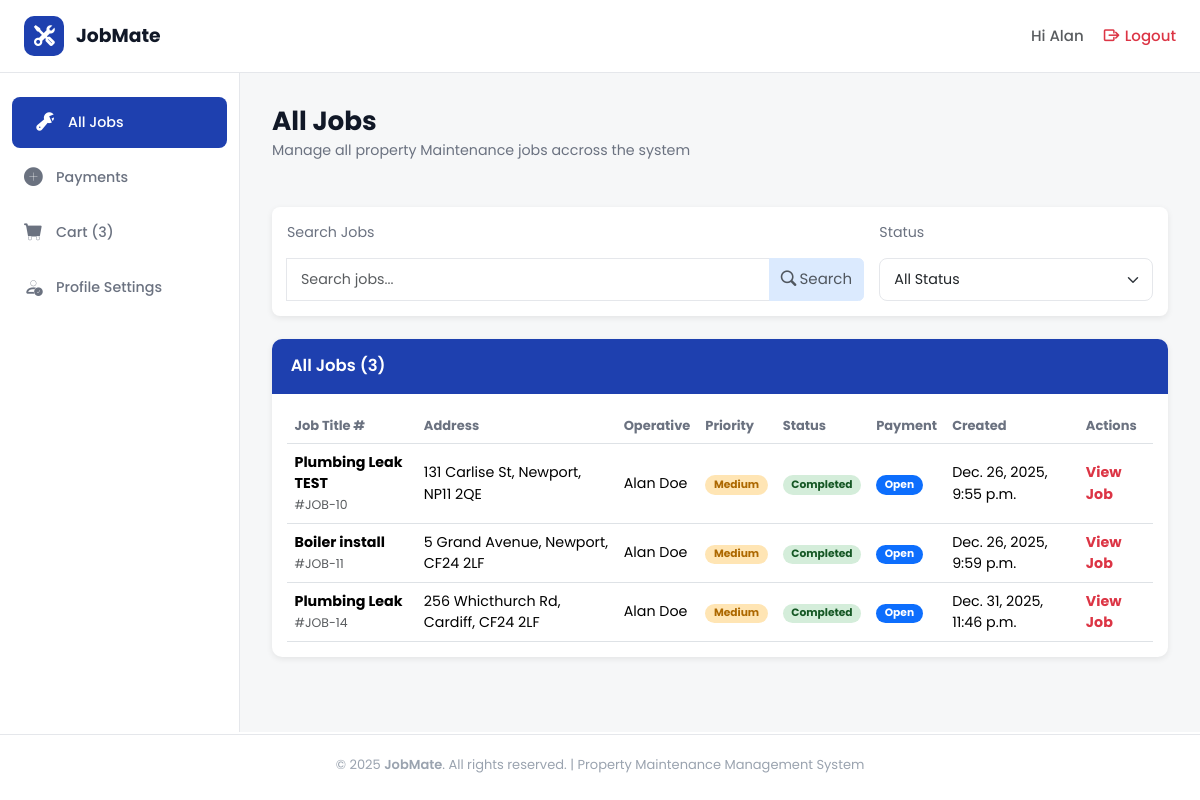
Screenshot of /jobs/all_jobs/ (signed in) with the database file from the repository.
### jobs/models.py (models this page shows, shortened)
class Job(models.Model):
    PRIORITY_CHOICES = [
        ('high', 'High'),
        ('medium', 'Medium'),
        ('low', 'Low'),
    ]
    CATEGORY_CHOICES = [
        ('plumbing', 'Plumbing'),
        ('heating', 'Heating'),
        ('electrical', 'Electrical'),
    ]
    STATUS_CHOICES = [
        ("pending", "Pending"),
        ("in_progress", "In Progress"),
        ("completed", "Completed"),
        ("cancelled", "Cancelled"),
    ]
    job_title = models.CharField(max_length=100)
    property_owner = models.CharField(max_length=100)
    address = models.CharField(max_length=200)
    city = models.CharField(max_length=100)
    post_code = models.CharField(max_length=20)
    tenant_name = models.CharField(
        max_length=100,
        null=True,
        blank=True
    )
    tenant_phone = models.CharField(
        max_length=20,
        null=True,
        blank=True
    )
    tenant_email = models.EmailField(
        max_length=254,
        null=True,
        blank=True
    )
    priority = models.CharField(
        max_length=20,
        choices=PRIORITY_CHOICES,
        default='medium'
    )
    category = models.CharField(
        max_length=20,
        choices=CATEGORY_CHOICES
    )
    status = models.CharField(
        max_length=20,
        choices=STATUS_CHOICES,
        default="pending"
    )
    description = models.TextField()
    created_at = models.DateTimeField(auto_now_add=True)
    updated_at = models.DateTimeField(auto_now=True)
    due_date = models.DateField()
    estimated_hours = models.DecimalField(
        max_digits=4,
        decimal_places=1,
        null=True,
        blank=True
    )
    job_cost = models.DecimalField(
        max_digits=10,
        decimal_places=2,
        null=True,
        blank=True
    )
    assigned_operative = models.ForeignKey(
        User,
        on_delete=models.SET_NULL,
        null=True,
        blank=True,
        related_name="assigned_jobs"
    )

### cart/models.py (models this page shows, shortened)
class Transaction(models.Model):
    STATUS_CHOICES = [
        ("open", "Open"),
        ("paid", "Paid"),
        ("failed", "Failed"),
        ("cancelled", "Cancelled"),
    ]
    transaction_id = models.UUIDField(
        default=uuid.uuid4,
        editable=False,
        unique=True
    )
    user = models.ForeignKey(
        settings.AUTH_USER_MODEL,
        on_delete=models.CASCADE,
        related_name="transactions"
    )
    job = models.ForeignKey(
        Job,
        on_delete=models.SET_NULL,
        null=True,
        blank=True,
        related_name="transactions"
    )
    status = models.CharField(
        max_length=20,
        choices=STATUS_CHOICES,
        default="open"
    )
    base_cost = models.DecimalField(max_digits=10, decimal_places=2, default=0)
    adjustment = models.DecimalField(max_digits=10, decimal_places=2, default=0)
    actual_cost = models.DecimalField(max_digits=10, decimal_places=2, default=0)
    subtotal = models.DecimalField(max_digits=10, decimal_places=2, default=0)
    service_fee = models.DecimalField(max_digits=10, decimal_places=2, default=0)
    vat = models.DecimalField(max_digits=10, decimal_places=2, default=0)
    total = models.DecimalField(max_digits=10, decimal_places=2, default=0)
    created_at = models.DateTimeField(auto_now_add=True)
    paid_at = models.DateTimeField(null=True, blank=True)

### jobs/views.py (the view)
# urls.py: path('all_jobs/', views.all_jobs, name='all_jobs'),
@login_required
def all_jobs(request):
    user = request.user
    search_query = request.GET.get("search_term")
    status_filter = request.GET.get("status_filter")
    if user.profile.role != "Admin":
        job_list = Job.objects.filter(assigned_operative=user)
    else:
        job_list = Job.objects.all()
    if search_query:
        job_list = job_list.filter(
            Q(job_title__icontains=search_query) |
            Q(address__icontains=search_query) |
            Q(city__icontains=search_query) |
            Q(post_code__icontains=search_query))
    if status_filter:
        job_list = job_list.filter(status=status_filter)
    for job in job_list:
        transaction = (
            Transaction.objects
            .filter(job=job)
            .order_by("-created_at")
            .first()
        )
        job.payment_status = transaction.status if transaction else None
    return render(request, 'all_jobs.html', {"job_list": job_list, "status_filter": status_filter, "search_query": search_query})

### cart/context_processors.py (called while the page is built)
def basket_item_count(request):
    if request.user.is_authenticated and request.user.profile.role == "Admin":
        count = Transaction.objects.filter(
            status="open").count()
    elif request.user.is_authenticated and request.user.profile.role != "Admin":
        count = Transaction.objects.filter(
            user=request.user,
            status="open").count()
    else:
        count = 0
    return {
        "basket_count": count
    }

### jobs/templates/all_jobs.html (shortened to what this page needs)
{% extends "dashboard_base.html" %}
{% load static %}
{% block content %}
<div class="heading-section d-flex flex-column justify-content-between flex-md-row">
  <div class="row">
    <h1 class="section-title">All Jobs</h1>
    <p class="section-subtitle">
      Manage all property Maintenance jobs accross the system
    </p>
  </div>
</div>
<div class="filter-container d-flex flex-grow-1 flex-column justify-content-between flex-md-row gap-3 mb-4 ">
  <div class="search-col col-8">
    <p class="section-subtitle">Search Jobs</p>
    <form class="input-group" method="GET">
      <input type="text" name="search_term" class="form-control" placeholder="Search jobs..." />
      <button type="submit" class="btn btn-secondary text-muted">
        <i class="bi bi-search me-1"></i>Search
      </button>
    </form>
  </div>
  <form class="col" method="GET">
    <p class="section-subtitle">Status</p>
    <select class="form-select" name="status_filter" onchange="this.form.submit()">
      <option value="">All Status</option>
    </select>
  </form>
</div>
  <div>
    <div class="table-container">
      <div class="table-header">All Jobs ({{ job_list.count }})</div>
      <div class="table-responsive p-3">
        <table class="table align-middle mb-0">
          <thead class="table-head">
            <tr>
              <th>Job Title #</th>
              <th>Address</th>
              <th>Operative</th>
              <th>Priority</th>
              <th>Status</th>
              <th>Payment</th>
              <th>Created</th>
              <th>Actions</th>
            </tr>
          </thead>
          <tbody>
            {% for job in job_list %}
            <tr class="test">
              <td data-label="Job Title">
                <strong>{{ job.job_title}}</strong><br /><small class="text-muted">#JOB-{{ job.id }}</small>
              </td>
              <td data-label="Address">{{ job.address }}, {{ job.city }}, {{ job.post_code }}</td>
              <td data-label="Operative">{{ job.assigned_operative.first_name }} {{ job.assigned_operative.last_name }}
              </td>
              <td data-label="Priority">
                <span class="badge badge-rounded
                {% if job.priority == 'high' %} badge-high
                {% elif job.priority == 'medium' %}badge-medium
                {% elif job.priority == 'low' %}badge-low
                {% endif %}">
                  {{ job.get_priority_display }}
                </span>
              </td>
              <td data-label="Status">
                <span class="badge badge-rounded
                {% if job.status == 'pending' %}badge-pending
                {% elif job.status == 'in_progress' %}badge-progress
                {% elif job.status == 'completed' %}badge-completed
                {% elif job.status == 'cancelled' %}bg-danger
                {% endif %} ">
                  {{ job.get_status_display }}
                </span>
              </td>
              <td data-label="Payment">
                <span class="badge badge-rounded
                {% if job.payment_status == 'paid' %}bd-success
                {% elif job.payment_status == 'open' %}bg-primary
                {% elif job.payment_status == 'failed' %}bg-danger
                {% elif job.payment_status == 'cancelled' %}bg-info
                {% else %}bg-secondary
                {% endif %}">
                 {{ job.payment_status|capfirst }}
                </span>
              </td>
              <td data-label="Created">{{ job.created_at}}</td>
              <td data-label="Actions">
                <div>
                   {% if request.user.is_authenticated and request.user.profile.role != "Admin" %}
                  <a href="{% url 'jobs:job_detail' job_id=job.id %}" class="text-decoration-none">
                    <span class="text-danger fw-bold">
                     View Job
                    </span>
                  </a>
                   {% endif %}
                </div>
              </td>
            </tr>
            {% empty %}
            <tr>
              <td colspan="8" class="text-danger">No jobs found!</td>
            </tr>
            {% endfor %}
          </tbody>
        </table>
      </div>
    </div>
  </div>
  {% endblock %}

### templates/dashboard_base.html (shortened to what this page needs)
{% extends "base.html" %}
{% load static %}
{% block body %}
<header class="top-header">
  <div class="logo-section">
    <a href="{% url 'home:home' %}">
      <div class="logo-icon">
        <i class="bi bi-tools"></i>
      </div>
      <span class="logo-text">JobMate</span>
    </a>
  </div>
  <div class="header-right">
    <div class="user-info fs-6">
      <a href="{% url 'users:profile_settings' %}" class="text-decoration-none text-muted"><span>Hi {% if request.user.is_authenticated and request.user.first_name == "" %}
          {{ request.user.username }}
          {% else %}
          {{request.user.first_name}}
          {% endif %}
        </span>
      </a>
    </div>
    <a href="{% url 'account_logout' %}" class="logout-btn text-danger fs-6">
      <i class="bi bi-box-arrow-right"></i>
      <span>Logout</span>
    </a>
  </div>
</header>
<div class="dashboard-layout">
  <aside class="sidebar">
    <ul class="sidebar-nav">
      <li>
        <a href="{% url 'jobs:all_jobs' %}"
          class="{% if request.resolver_match.url_name == 'all_jobs' %}active{% endif %}">
          <i class="bi bi-wrench-adjustable"></i>
          <span>All Jobs</span>
        </a>
      </li>
      <li>
        <a href="{% url 'cart:payments' %}"
          class="{% if request.resolver_match.url_name == 'payments' %}active nav-link disabled{% endif %}">
          <i class="bi bi-plus-circle-fill"></i>
          <span>Payments</span>
        </a>
      </li>
      <li>
        <a href="{% url 'cart:basket' %}"
          class="{% if request.resolver_match.url_name == 'basket' %}active nav-link disabled{% endif %}">
          <i class="bi bi-cart-fill"></i>
          <span> Cart{% if basket_count %}
            ({{ basket_count }})
            {% endif %}
          </span>
        </a>
      </li>
      <li>
        <a href="{% url 'users:profile_settings' %}"
          class="{% if request.resolver_match.url_name == 'profile_settings' %}active nav-link disabled{% endif %}">
          <i class="bi bi-person-check"></i>
          <span>Profile Settings</span>
        </a>
      </li>
    </ul>
  </aside>
  <main class="main-content">
    {% block content %} {% endblock %}
  </main>
</div>
{% endblock %}

### static/css/base.css (style rules this page uses)
html { font-size: 15px; }
:root { --jm-blue-600: #2563eb; --jm-blue-700: #1e40af; --jm-default: #ffffff; --jm-main: #e5e7eb; --jm-secondary: #1e40af; --jm-accent: #dbeafe; --jm-accent-light: #f6f7f8; --jm-links: #2563eb; --jm-other: #fd5454; --ink: #111827; --muted: #6b7280; --muted-2: #9aa3af; --footer-bg: #0f172a; --input: #f3f3f6; --card-radius: 14px; --tile-radius: 18px; --shadow-soft: 0 8px 16px rgba(15, 23, 42, 0.06); --shadow-tile: 0 14px 30px rgba(37, 99, 235, 0.25); --shadow-cta: 0 10px 22px rgba(29, 78, 216, 0.25); --purple: #7e22ce; --input-border: #D1D5DB; --topbar-h: 66px; --footer-h: 20px; --sidebar-width: 240px; }
* { box-sizing: border-box; }
body { font-family: "Poppins", system-ui, -apple-system, Segoe UI, Roboto, Helvetica, Arial, sans-serif; font-size: 0.95rem; color: var(--ink); background: var(--page-bg); margin: 0 auto; }
.btn-secondary { background-color: var(--jm-accent) !important; border-color: var(--jm-accent) !important; font-size: 1rem; transition: all 0.25s ease; color: var(--ink); }
.bi::before { font-weight: bold !important; }
.section-title { font-weight: 700; font-size: 1.75rem; color: var(--ink); margin-bottom: 0.25rem; }
.section-subtitle { color: var(--muted); }

### static/css/accounts.css (style rules this page uses)
.form-control, .form-select { border-radius: 8px; border: 1px solid #e5e7eb; padding: 10px 14px; font-size: 0.95rem; transition: border-color .2s, box-shadow .2s; }

### static/css/dashboard_base.css (style rules this page uses)
.dashboard-layout { display: flex; max-width: 1800px; margin: 0 auto; width: 100%; }
.main-content { flex: 1; padding: 32px; background-color: var(--jm-accent-light); overflow-y: auto; height: calc(100vh - 55px - var(--topbar-h) - var(--footer-h)); }
.top-header { background: var(--jm-default); border-bottom: 1px solid var(--jm-main); margin: 0 auto; padding: 16px 24px; display: flex; justify-content: space-between; align-items: center; position: sticky; max-width: 1800px; width: 100%; top: 0; z-index: 1000; }
.logo-section { display: flex; align-items: center; gap: 12px; }
.logo-section a { display: flex; align-items: center; gap: 12px; text-decoration: none; }
.logo-icon { width: 40px; height: 40px; background: var(--jm-blue-700); border-radius: 10px; display: flex; align-items: center; justify-content: center; color: var(--jm-default); font-size: 20px; }
.logo-text { font-size: 1.25rem; font-weight: 700; color: var(--ink); }
.header-right { display: flex; align-items: center; gap: 20px; }
.user-info { display: flex; align-items: center; gap: 8px; color: var(--muted); font-weight: 500; }
.logout-btn { color: var(--muted); text-decoration: none; display: flex; align-items: center; gap: 6px; font-weight: 500; transition: color 0.3s; }
.sidebar { width: var(--sidebar-width); background: var(--jm-default); border-right: 1px solid var(--jm-main); padding: 24px 0; position: sticky; top: 73px; overflow-y: auto; }
.sidebar-nav { list-style: none; padding: 0; margin: 0; }
.sidebar-nav li { margin-bottom: 4px; }
.sidebar-nav a { display: flex; align-items: center; gap: 12px; padding: 12px 24px; color: var(--muted); text-decoration: none; font-weight: 500; transition: all 0.3s; }
.sidebar-nav a.active { background: var(--jm-blue-700); color: white; border-radius: 8px; margin: 0 12px; }
.sidebar-nav a i { font-size: 18px; width: 20px; }

### static/css/tables.css (style rules this page uses)
.heading-section { margin-bottom: 1rem; }
.filter-container { background-color: var(--jm-default); margin-top: 2rem; padding: 1rem; border-radius: 8px; box-shadow:0 2px 6px rgba(0,0,0,0.08); }
.table-container { border-radius: 10px; overflow: hidden; box-shadow: 0 2px 6px rgba(0, 0, 0, 0.08); background: white; }
.table-header { background-color: var(--jm-blue-700); color: var(--jm-default); padding: 1rem 1.25rem; font-weight: 600; font-size: 1.1rem; width: 100%; }
.table-head th { color: var(--muted); font-size: small; }
.badge-rounded { border-radius: 1rem; padding: 0.4em 0.8em; }
.badge-medium { background-color: #ffe5b4; color: #ad6800; }
.badge-completed { background-color: #d4edda; color: #155724; }

### rows the page displays
Job: job_title "Plumbing Leak TEST", id "10", address "131 Carlise St", city "Newport", post_code "NP11 2QE", assigned_operative.first_name "Alan", assigned_operative.last_name "Doe", priority "Medium", status "Completed", payment_status "Open", created_at "Dec. 26, 2025, 9:55 p.m."
Job: job_title "Boiler install", id "11", address "5 Grand Avenue", city "Newport", post_code "CF24 2LF", assigned_operative.first_name "Alan", assigned_operative.last_name "Doe", priority "Medium", status "Completed", payment_status "Open", created_at "Dec. 26, 2025, 9:59 p.m."
Job: job_title "Plumbing Leak", id "14", address "256 Whicthurch Rd", city "Cardiff", post_code "CF24 2LF", assigned_operative.first_name "Alan", assigned_operative.last_name "Doe", priority "Medium", status "Completed", payment_status "Open", created_at "Dec. 31, 2025, 11:46 p.m."

### other values shown
{{ request.user.first_name }} "Alan"
{{ basket_count }} "3"
{{ job_list.count }} "3"
